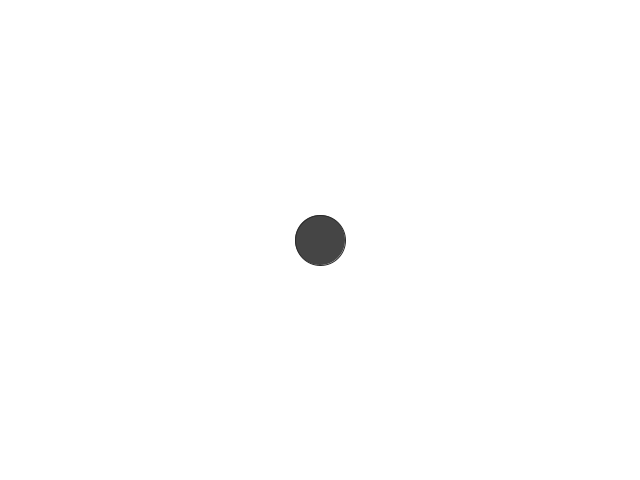
Frame 1 (no input)
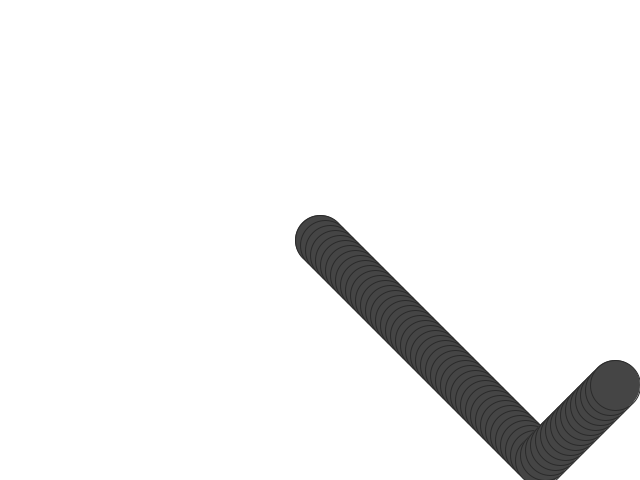
Frame 60 (the mouse pressed at the canvas centre just before this capture)
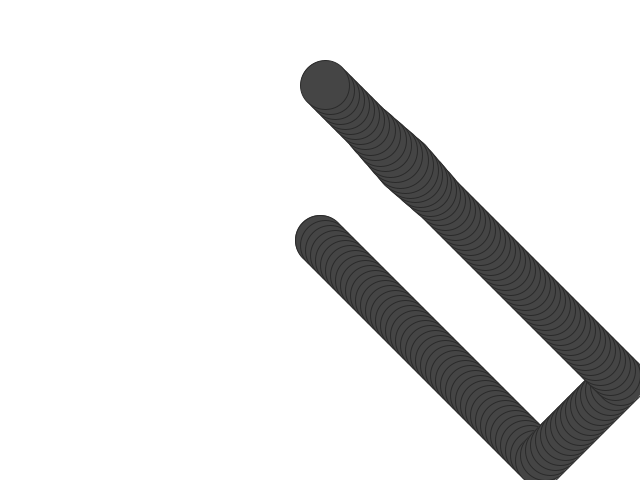
Frame 120 (the mouse held since frame 60 and released just before this capture)

The Processing sketch that drew these frames (run headless with seeded random() and noise(); from frame 60 on, the mouse is pressed at the canvas centre):

// Processing sketch: exercise01
// ── exercise01.pde
//first of all I should say that my English is bullshit and the only thing I'm good at is swearing... so I thank you beforehand for your effort you put to understand this shit! 

//in this part we defined some variables and we gave them a certain value which
//can not be changed throughout the program... why ? because we used the "final" keyword to define our variables

final int CIRCLE_SPEED = 5; //CHANGED because I didn't like it
final color NO_CLICK_FILL_COLOR = color(69, 69, 69); //CHANGED because I didn't like it
final color CLICK_FILL_COLOR = color(85, 107, 47); //CHANGED because I didn't like it


final color BACKGROUND_COLOR = color(255, 255, 255); //CHANGED because I didn't like it
final color STROKE_COLOR = color(42, 42, 42); //CHANGED because I didn't like it
final int CIRCLE_SIZE = 50;

//Defining variables for our circle coordinates (x and y) and it's speed in both directions!
int circleX;
int circleY;
int circleVX;
int circleVY;

//CHANGED 
int currentCircleSize; //the circle size is gonna change
int nextCircleX; //to store the next circle's X position
int nextCircleY; //to store the next circle's Y position

void setup() {
  //Set the size of the window
  size(640, 480);
  //So first circle will be in the center of the window
  circleX = width/2;
  circleY = height/2;
  circleVX = CIRCLE_SPEED;
  circleVY = CIRCLE_SPEED;
  currentCircleSize = CIRCLE_SIZE;
  //line around the shapes with the color we've defined on "STROKE_COLOR"
  stroke(STROKE_COLOR);
  //The initial fill color of the shapes
  fill(NO_CLICK_FILL_COLOR);
  //Sets the background color
  background(BACKGROUND_COLOR);
}

void draw() {
  // in short, if the mouse is in the circle, change its color to somthing bluish!

  //dist ---> it gives the distance between two points and it obviously needs x1,y1 & x2,y2.
  if (dist(mouseX, mouseY, circleX, circleY) < currentCircleSize/2) { //CHANGED CIRCLE_SIZED is replaced by currentCircleSize
    fill(CLICK_FILL_COLOR);
  }
  // otherwise don't change the color or return it to its defult color which is the value of NO_CLICK_FILL_COLOR !
  else {
    fill(NO_CLICK_FILL_COLOR);
  }
  //draws a circle in each loop
  ellipse(circleX, circleY, currentCircleSize, currentCircleSize); //CHANGED CIRCLE_SIZED is replaced by currentCircleSize
  // changes the value of circleX and adds the value of circleVX to it, so after each loop the X position of circle's center changes and creats the illusion of movement!
  circleX += circleVX;
  // changes the value of circleY and adds the value of circleVY to it, so after each loop the Y position of circle's center changes and creats the illusion of movement!
  circleY += circleVY; 

  //these ifs are here to bounce the circle back to the frame, so the circle doesn't leave the frame.
  //The circle won't leave the window from left or right
  if (circleX + currentCircleSize/2 > width || circleX - currentCircleSize/2 < 0) { //CHANGED CIRCLE_SIZED is replaced by currentCircleSize
    circleVX = -circleVX;
  }
  //The circle won't leave the window from top or bottom
  if (circleY + currentCircleSize/2 > height || circleY - currentCircleSize/2 < 0) { //CHANGED CIRCLE_SIZED is replaced by currentCircleSize
    circleVY = -circleVY;
  }

  //CHANGED to know the posision of next circle
  nextCircleX = circleX + circleVX;
  nextCircleY = circleY + circleVY;
  //CHANGED to know if the circle is in a certain zone
  if (dist(mouseX, mouseY, circleX, circleY) < 2.5 * CIRCLE_SIZE) {
    //CHANGED if the circle is getting closer to the mouse, it gets bigger
    if (dist(mouseX, mouseY, circleX, circleY) > dist(mouseX, mouseY, nextCircleX, nextCircleY)) {
      currentCircleSize = constrain(currentCircleSize+1, 10, 80);
    } 
    //CHANGED if the circle is getting farther fram the mouse, it gets smaller
    else  {
      currentCircleSize = constrain(currentCircleSize-1, 10, 80);
    }
  } 
  
  //DON'T READ THESE...
  //if (dist(mouseX, mouseY, circleX, circleY) > dist(mouseX, mouseY, nextCircleX, nextCircleY))
  //else {
  //  currentCircleSize = CIRCLE_SIZE;
  //}
}

//This functionis called when the mouse botton goes down and it's gonna fill the window with background color 
//as if we erase all the shit ! 
void mousePressed() {
  background(BACKGROUND_COLOR);
}
